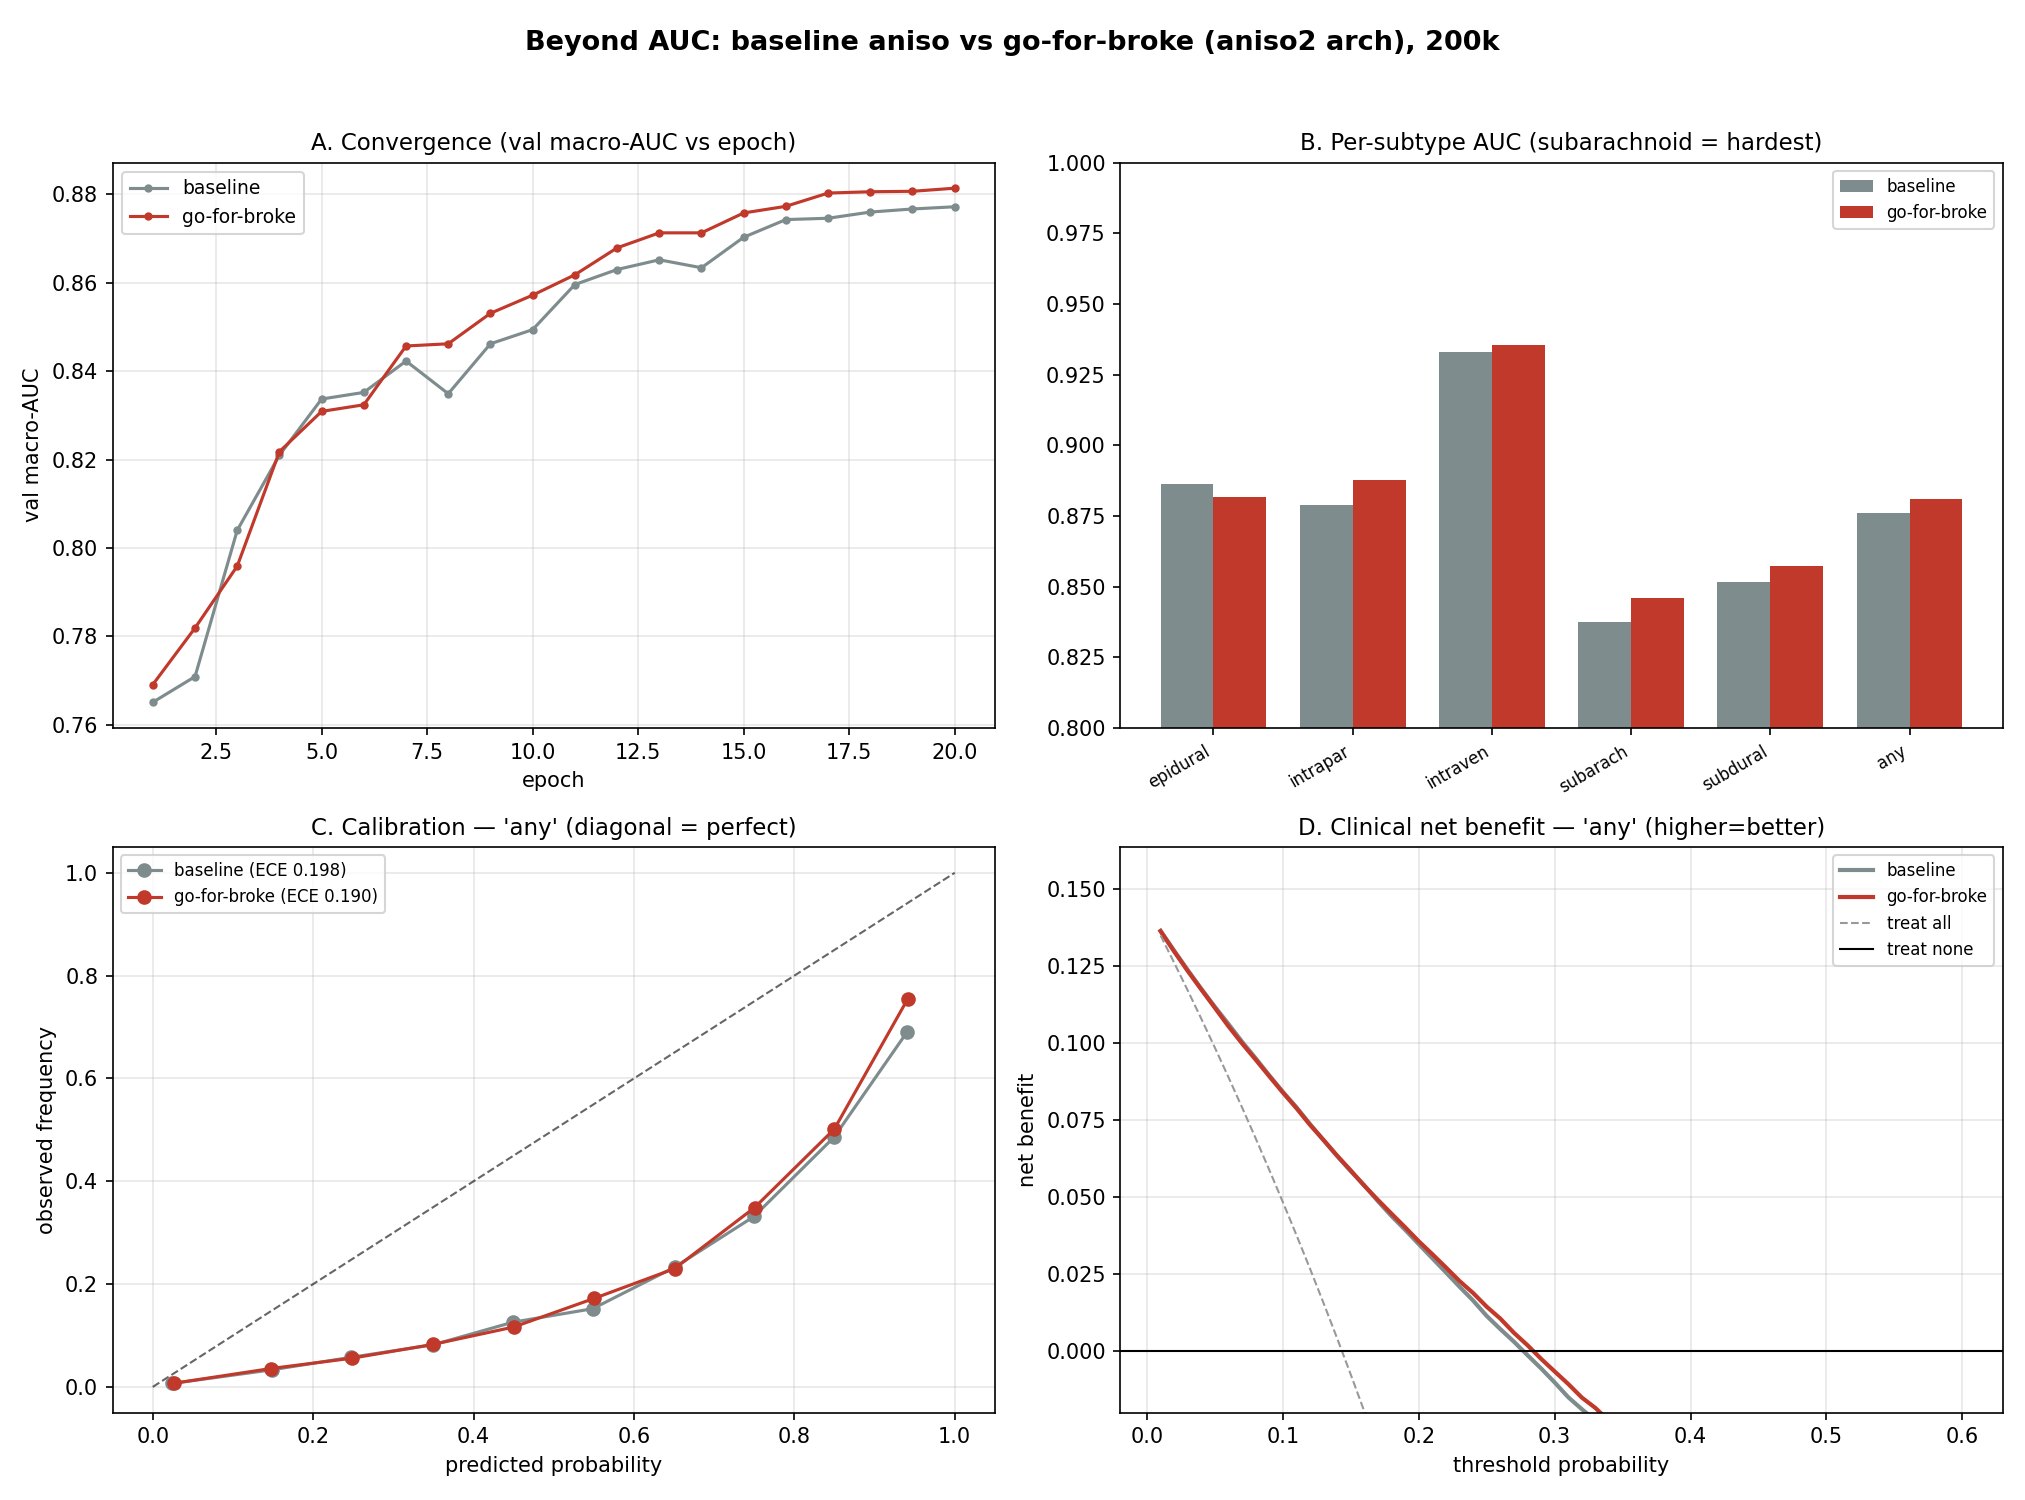

Generate this figure with Python:
#!/usr/bin/env python3
"""metrics_compare.py — beyond-AUC comparison of the baseline aniso net vs the
go-for-broke (aniso2 architecture) net, both trained at 200k. Uses the existing
checkpoints (inference only). Measures AUC hides:
  - per-subtype AUC (esp. subarachnoid, the hardest / most label-ambiguous)
  - calibration (reliability curve, ECE, Brier) — does it know when it's unsure
  - clinical net benefit (decision-curve analysis) for the 'any' decision
  - convergence speed (val-AUC learning curves from the training logs)
Evaluated on the shared val split (the basis best.pt was selected on) — consistent
for both models, so the comparison is fair even if absolute values are optimistic.
"""
import re
import numpy as np
import torch
from torch.utils.data import DataLoader
from sklearn.metrics import roc_auc_score, brier_score_loss
import matplotlib
matplotlib.use("Agg")
import matplotlib.pyplot as plt

import twin_common as tc

tc.CACHE = "/mnt/mlcache/subset200k"
DEV = "cuda"
ANY = tc.LABEL_COLS.index("any")

MODELS = {
    "baseline": dict(dir="abl_base", color="#7f8c8d",
                     kw=dict(stem_spec=tc.ANISO_STEM, stem_strides=(2, 2, 2, 2),
                             res_k=3, res_dilations=(1, 1, 1))),
    "go-for-broke": dict(dir="abl_all", color="#c0392b",
                         kw=dict(stem_spec=tc.ANISO2_STEM, stem_strides=(2, 2, 2, 1),
                                 res_k=5, res_dilations=(1, 2, 4))),
}


def infer(cfg, ids, labels):
    ck = torch.load(f"{cfg['dir']}/sinogram/best.pt", map_location=DEV,
                    weights_only=False)
    m = tc.AnisoStemNet(6, **cfg["kw"]).to(DEV)
    m.load_state_dict(ck["model"]); m.eval()
    dl = DataLoader(tc.DomainDS("sinogram", ids, labels, ck["mean"], ck["std"]),
                    batch_size=256, num_workers=8)
    P, T = [], []
    with torch.no_grad(), torch.amp.autocast("cuda"):
        for x, y in dl:
            P.append(torch.sigmoid(m(x.to(DEV))).float().cpu().numpy())
            T.append(y.numpy())
    return np.concatenate(P), np.concatenate(T)


def ece(p, t, bins=10):
    edges = np.linspace(0, 1, bins + 1)
    e = 0.0
    for lo, hi in zip(edges[:-1], edges[1:]):
        m = (p >= lo) & (p < hi)
        if m.sum():
            e += m.mean() * abs(p[m].mean() - t[m].mean())
    return e


def reliability(p, t, bins=10):
    edges = np.linspace(0, 1, bins + 1)
    xs, ys = [], []
    for lo, hi in zip(edges[:-1], edges[1:]):
        m = (p >= lo) & (p < hi)
        if m.sum() > 5:
            xs.append(p[m].mean()); ys.append(t[m].mean())
    return np.array(xs), np.array(ys)


def net_benefit(p, t, pts):
    N = len(t); prev = t.mean()
    nb, nb_all = [], []
    for pt in pts:
        pred = p >= pt
        tp = (pred & (t == 1)).sum(); fp = (pred & (t == 0)).sum()
        w = pt / (1 - pt)
        nb.append(tp / N - fp / N * w)
        nb_all.append(prev - (1 - prev) * w)
    return np.array(nb), np.array(nb_all)


def curve(d):
    txt = open(f"{d}/stdout.log").read()
    return [(int(a), float(b)) for a, b in
            re.findall(r"epoch (\d+)/\d+ .*?val_macroAUC=([0-9.]+)", txt)]


def main():
    labels = tc.load_labels()
    _, val = tc.split_ids(sorted(labels))
    res = {}
    for name, cfg in MODELS.items():
        P, T = infer(cfg, val, labels)
        aucs = {c: roc_auc_score(T[:, i], P[:, i]) for i, c in enumerate(tc.LABEL_COLS)
                if T[:, i].min() != T[:, i].max()}
        res[name] = dict(P=P, T=T, aucs=aucs,
                         brier=brier_score_loss(T[:, ANY], P[:, ANY]),
                         ece=ece(P[:, ANY], T[:, ANY]), cfg=cfg)

    print(f"{'metric':22s} {'baseline':>10s} {'go-for-broke':>13s}")
    print(f"{'macro AUC':22s} {np.mean(list(res['baseline']['aucs'].values())):10.4f} "
          f"{np.mean(list(res['go-for-broke']['aucs'].values())):13.4f}")
    for c in tc.LABEL_COLS:
        print(f"{'AUC '+c:22s} {res['baseline']['aucs'].get(c,float('nan')):10.4f} "
              f"{res['go-for-broke']['aucs'].get(c,float('nan')):13.4f}")
    print(f"{'Brier (any)':22s} {res['baseline']['brier']:10.4f} "
          f"{res['go-for-broke']['brier']:13.4f}   (lower=better)")
    print(f"{'ECE (any)':22s} {res['baseline']['ece']:10.4f} "
          f"{res['go-for-broke']['ece']:13.4f}   (lower=better)")

    fig, ax = plt.subplots(2, 2, figsize=(13.5, 10))
    # A: learning curves
    for name, cfg in MODELS.items():
        c = curve(cfg["dir"])
        ax[0, 0].plot([e for e, _ in c], [a for _, a in c], "o-",
                      color=cfg["color"], label=name, ms=3)
    ax[0, 0].set_title("A. Convergence (val macro-AUC vs epoch)", fontsize=11)
    ax[0, 0].set_xlabel("epoch"); ax[0, 0].set_ylabel("val macro-AUC")
    ax[0, 0].legend(fontsize=9); ax[0, 0].grid(alpha=0.3)
    # B: per-subtype AUC
    x = np.arange(len(tc.LABEL_COLS)); w = 0.38
    for k, name in enumerate(MODELS):
        vals = [res[name]["aucs"].get(c, np.nan) for c in tc.LABEL_COLS]
        ax[0, 1].bar(x + (k - 0.5) * w, vals, w, color=MODELS[name]["color"], label=name)
    ax[0, 1].set_xticks(x); ax[0, 1].set_xticklabels(
        [c[:8] for c in tc.LABEL_COLS], rotation=30, ha="right", fontsize=8)
    ax[0, 1].set_ylim(0.80, 1.0)
    ax[0, 1].set_title("B. Per-subtype AUC (subarachnoid = hardest)", fontsize=11)
    ax[0, 1].legend(fontsize=8)
    # C: reliability
    ax[1, 0].plot([0, 1], [0, 1], "k--", lw=1, alpha=0.6)
    for name, cfg in MODELS.items():
        xs, ys = reliability(res[name]["P"][:, ANY], res[name]["T"][:, ANY])
        ax[1, 0].plot(xs, ys, "o-", color=cfg["color"],
                      label=f"{name} (ECE {res[name]['ece']:.3f})")
    ax[1, 0].set_title("C. Calibration — 'any' (diagonal = perfect)", fontsize=11)
    ax[1, 0].set_xlabel("predicted probability"); ax[1, 0].set_ylabel("observed frequency")
    ax[1, 0].legend(fontsize=8); ax[1, 0].grid(alpha=0.3)
    # D: net benefit
    pts = np.linspace(0.01, 0.6, 60)
    for name, cfg in MODELS.items():
        nb, nb_all = net_benefit(res[name]["P"][:, ANY], res[name]["T"][:, ANY], pts)
        ax[1, 1].plot(pts, nb, "-", color=cfg["color"], lw=2, label=name)
    ax[1, 1].plot(pts, nb_all, "--", color="#999", lw=1, label="treat all")
    ax[1, 1].axhline(0, color="k", lw=1, label="treat none")
    ax[1, 1].set_ylim(-0.02, res["baseline"]["T"][:, ANY].mean() + 0.02)
    ax[1, 1].set_title("D. Clinical net benefit — 'any' (higher=better)", fontsize=11)
    ax[1, 1].set_xlabel("threshold probability"); ax[1, 1].set_ylabel("net benefit")
    ax[1, 1].legend(fontsize=8); ax[1, 1].grid(alpha=0.3)

    fig.suptitle("Beyond AUC: baseline aniso vs go-for-broke (aniso2 arch), 200k",
                 fontsize=13, weight="bold")
    fig.tight_layout(rect=[0, 0, 1, 0.96])
    fig.savefig("metrics_compare.png", dpi=150)
    print("\nwrote metrics_compare.png")


if __name__ == "__main__":
    main()
